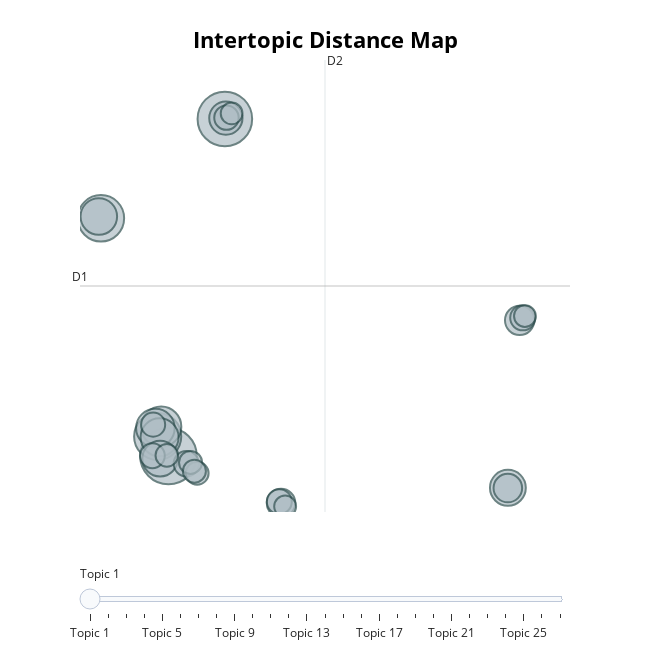

The code cell stored with this chart in its notebook:
### Code cell
topic_model.visualize_topics()

### Figure 1 — Plotly figure (JSON) as saved in the notebook; plotly's stock layout.template omitted (floating-point values rounded to 4 significant figures)
{"data": [{"customdata": [[1, "cluster | clusters | start | to | not", 520], [2, "genie genie | genie genie genie | genie | genie google | genie genie google", 484], [3, "job | jobs | failing | running | in", 361], [4, "sql | metastore | endpoint | query | sql endpoint", 349], [5, "2204110040000576 | 2205100040004471 | 2205110040001203 | 2204110040000576 private endpoint | 2204110040000576 private", 263], [6, "arr | sev | arr sev | job | sr", 242], [7, "spark | spark job | job | and | the spark", 235], [8, "delta | table | delta table | tables | delta live", 217], [9, "genie | genie access request | access request | request | genie access", 209], [10, "genie | to | cluster | job | databricks", 206], [11, "request genie | access request genie | request genie access | genie access request | access request", 180], [12, "s3 | aws | bucket | s3 bucket | to", 140], [13, "genie | ws | genie 2204080030001854 | 2204080030001854 | sub", 133], [14, "genie for | for | genie | 2202210050001736 | genie for 2202210050001736", 133], [15, "databricks cluster | cluster | databricks | clusters | cluster databricks", 104], [16, "workspace | workspaces | workspace workspace | to | new", 103], [17, "genie | genie2204220060001229 | genie2203280030003146 | genie 2204080030001854 genie | 2204080030001854 genie", 101], [18, "genie access sr | access sr | sr | genie access | access", 100], [19, "access genie | genie access genie | access genie access | genie access | access", 97], [20, "access request | request | access | css | css arr", 94], [21, "genie access arr | access arr | access arr sr | arr sr | sr", 86], [22, "mlflow | model | ganglia | mlflow model | metrics", 86], [23, "library | installation | install | module | python", 86], [24, "cluster | arr | cluster arr | failure | clusters", 83], [25, "10280a4477164c2a82381b1796d4fde3 | 2754134964726624 | 81b4ec93f52f41949ad957e636bcd0b6 | 2754134964726624 81b4ec93f52f41949ad957e636bcd0b6 | c450f3d1583c495fb5d30b38b99e70c0", 78], [26, "genie access | access | genie | 2203170040001201need genie access | 2203170040001201need genie", 77], [27, "account | user | users | login | password", 77]], "hovertemplate": "<b>Topic %{customdata[0]}</b><br>Words: %{customdata[1]}<br>Size: %{customdata[2]}", "legendgroup": "", "marker": {"color": "#B0BEC5", "line": {"color": "DarkSlateGrey", "width": 2}, "size": [520, 484, 361, 349, 263, 242, 235, 217, 209, 206, 180, 140, 133, 133, 104, 103, 101, 100, 97, 94, 86, 86, 86, 83, 78, 77, 77], "sizemode": "area", "sizeref": 0.325, "symbol": "circle"}, "mode": "markers", "name": "", "orientation": "v", "showlegend": false, "type": "scatter", "x": [-3.342, 0.03495, -3.989, -7.385, -3.776, -4.125, -3.874, -7.514, 16.99, -3.845, 0.09506, 17.69, 3.398, 16.98, -2.273, 17.88, 3.297, -4.305, 0.1312, -4.26, -1.626, -2.022, -1.789, -3.44, 3.645, 0.4397, 18.0], "xaxis": "x", "y": [0.9717, 25.57, 2.401, 18.32, 3.118, 3.017, 2.34, 18.45, -1.343, 0.7876, 25.63, 10.88, -2.455, -1.36, 0.4124, 11.06, -2.354, 0.9965, 25.67, 3.264, -0.2823, 0.5065, -0.1316, 1.022, -2.703, 25.97, 11.19], "yaxis": "y"}], "layout": {"annotations": [{"showarrow": false, "text": "D1", "x": -8.641, "y": 13.38, "yshift": 10}, {"showarrow": false, "text": "D2", "x": 6.032, "xshift": 10, "y": 29.87}], "height": 650, "hoverlabel": {"bgcolor": "white", "font": {"family": "Rockwell", "size": 16}}, "legend": {"itemsizing": "constant", "tracegroupgap": 0}, "margin": {"t": 60}, "shapes": [{"line": {"color": "#CFD8DC", "width": 2}, "type": "line", "x0": 6.032, "x1": 6.032, "y0": -3.109, "y1": 29.87}, {"line": {"color": "#9E9E9E", "width": 2}, "type": "line", "x0": -8.641, "x1": 20.71, "y0": 13.38, "y1": 13.38}], "sliders": [{"active": 0, "pad": {"t": 50}, "steps": [{"args": [{"marker.color": [["red", "#B0BEC5", "#B0BEC5", "#B0BEC5", "#B0BEC5", "#B0BEC5", "#B0BEC5", "#B0BEC5", "#B0BEC5", "#B0BEC5", "#B0BEC5", "#B0BEC5", "#B0BEC5", "#B0BEC5", "#B0BEC5", "#B0BEC5", "#B0BEC5", "#B0BEC5", "#B0BEC5", "#B0BEC5", "#B0BEC5", "#B0BEC5", "#B0BEC5", "#B0BEC5", "#B0BEC5", "#B0BEC5", "#B0BEC5"]]}], "label": "Topic 1", "method": "update"}, {"args": [{"marker.color": [["#B0BEC5", "red", "#B0BEC5", "#B0BEC5", "#B0BEC5", "#B0BEC5", "#B0BEC5", "#B0BEC5", "#B0BEC5", "#B0BEC5", "#B0BEC5", "#B0BEC5", "#B0BEC5", "#B0BEC5", "#B0BEC5", "#B0BEC5", "#B0BEC5", "#B0BEC5", "#B0BEC5", "#B0BEC5", "#B0BEC5", "#B0BEC5", "#B0BEC5", "#B0BEC5", "#B0BEC5", "#B0BEC5", "#B0BEC5"]]}], "label": "Topic 2", "method": "update"}, {"args": [{"marker.color": [["#B0BEC5", "#B0BEC5", "red", "#B0BEC5", "#B0BEC5", "#B0BEC5", "#B0BEC5", "#B0BEC5", "#B0BEC5", "#B0BEC5", "#B0BEC5", "#B0BEC5", "#B0BEC5", "#B0BEC5", "#B0BEC5", "#B0BEC5", "#B0BEC5", "#B0BEC5", "#B0BEC5", "#B0BEC5", "#B0BEC5", "#B0BEC5", "#B0BEC5", "#B0BEC5", "#B0BEC5", "#B0BEC5", "#B0BEC5"]]}], "label": "Topic 3", "method": "update"}, {"args": [{"marker.color": [["#B0BEC5", "#B0BEC5", "#B0BEC5", "red", "#B0BEC5", "#B0BEC5", "#B0BEC5", "#B0BEC5", "#B0BEC5", "#B0BEC5", "#B0BEC5", "#B0BEC5", "#B0BEC5", "#B0BEC5", "#B0BEC5", "#B0BEC5", "#B0BEC5", "#B0BEC5", "#B0BEC5", "#B0BEC5", "#B0BEC5", "#B0BEC5", "#B0BEC5", "#B0BEC5", "#B0BEC5", "#B0BEC5", "#B0BEC5"]]}], "label": "Topic 4", "method": "update"}, {"args": [{"marker.color": [["#B0BEC5", "#B0BEC5", "#B0BEC5", "#B0BEC5", "red", "#B0BEC5", "#B0BEC5", "#B0BEC5", "#B0BEC5", "#B0BEC5", "#B0BEC5", "#B0BEC5", "#B0BEC5", "#B0BEC5", "#B0BEC5", "#B0BEC5", "#B0BEC5", "#B0BEC5", "#B0BEC5", "#B0BEC5", "#B0BEC5", "#B0BEC5", "#B0BEC5", "#B0BEC5", "#B0BEC5", "#B0BEC5", "#B0BEC5"]]}], "label": "Topic 5", "method": "update"}, {"args": [{"marker.color": [["#B0BEC5", "#B0BEC5", "#B0BEC5", "#B0BEC5", "#B0BEC5", "red", "#B0BEC5", "#B0BEC5", "#B0BEC5", "#B0BEC5", "#B0BEC5", "#B0BEC5", "#B0BEC5", "#B0BEC5", "#B0BEC5", "#B0BEC5", "#B0BEC5", "#B0BEC5", "#B0BEC5", "#B0BEC5", "#B0BEC5", "#B0BEC5", "#B0BEC5", "#B0BEC5", "#B0BEC5", "#B0BEC5", "#B0BEC5"]]}], "label": "Topic 6", "method": "update"}, {"args": [{"marker.color": [["#B0BEC5", "#B0BEC5", "#B0BEC5", "#B0BEC5", "#B0BEC5", "#B0BEC5", "red", "#B0BEC5", "#B0BEC5", "#B0BEC5", "#B0BEC5", "#B0BEC5", "#B0BEC5", "#B0BEC5", "#B0BEC5", "#B0BEC5", "#B0BEC5", "#B0BEC5", "#B0BEC5", "#B0BEC5", "#B0BEC5", "#B0BEC5", "#B0BEC5", "#B0BEC5", "#B0BEC5", "#B0BEC5", "#B0BEC5"]]}], "label": "Topic 7", "method": "update"}, {"args": [{"marker.color": [["#B0BEC5", "#B0BEC5", "#B0BEC5", "#B0BEC5", "#B0BEC5", "#B0BEC5", "#B0BEC5", "red", "#B0BEC5", "#B0BEC5", "#B0BEC5", "#B0BEC5", "#B0BEC5", "#B0BEC5", "#B0BEC5", "#B0BEC5", "#B0BEC5", "#B0BEC5", "#B0BEC5", "#B0BEC5", "#B0BEC5", "#B0BEC5", "#B0BEC5", "#B0BEC5", "#B0BEC5", "#B0BEC5", "#B0BEC5"]]}], "label": "Topic 8", "method": "update"}, {"args": [{"marker.color": [["#B0BEC5", "#B0BEC5", "#B0BEC5", "#B0BEC5", "#B0BEC5", "#B0BEC5", "#B0BEC5", "#B0BEC5", "red", "#B0BEC5", "#B0BEC5", "#B0BEC5", "#B0BEC5", "#B0BEC5", "#B0BEC5", "#B0BEC5", "#B0BEC5", "#B0BEC5", "#B0BEC5", "#B0BEC5", "#B0BEC5", "#B0BEC5", "#B0BEC5", "#B0BEC5", "#B0BEC5", "#B0BEC5", "#B0BEC5"]]}], "label": "Topic 9", "method": "update"}, {"args": [{"marker.color": [["#B0BEC5", "#B0BEC5", "#B0BEC5", "#B0BEC5", "#B0BEC5", "#B0BEC5", "#B0BEC5", "#B0BEC5", "#B0BEC5", "red", "#B0BEC5", "#B0BEC5", "#B0BEC5", "#B0BEC5", "#B0BEC5", "#B0BEC5", "#B0BEC5", "#B0BEC5", "#B0BEC5", "#B0BEC5", "#B0BEC5", "#B0BEC5", "#B0BEC5", "#B0BEC5", "#B0BEC5", "#B0BEC5", "#B0BEC5"]]}], "label": "Topic 10", "method": "update"}, {"args": [{"marker.color": [["#B0BEC5", "#B0BEC5", "#B0BEC5", "#B0BEC5", "#B0BEC5", "#B0BEC5", "#B0BEC5", "#B0BEC5", "#B0BEC5", "#B0BEC5", "red", "#B0BEC5", "#B0BEC5", "#B0BEC5", "#B0BEC5", "#B0BEC5", "#B0BEC5", "#B0BEC5", "#B0BEC5", "#B0BEC5", "#B0BEC5", "#B0BEC5", "#B0BEC5", "#B0BEC5", "#B0BEC5", "#B0BEC5", "#B0BEC5"]]}], "label": "Topic 11", "method": "update"}, {"args": [{"marker.color": [["#B0BEC5", "#B0BEC5", "#B0BEC5", "#B0BEC5", "#B0BEC5", "#B0BEC5", "#B0BEC5", "#B0BEC5", "#B0BEC5", "#B0BEC5", "#B0BEC5", "red", "#B0BEC5", "#B0BEC5", "#B0BEC5", "#B0BEC5", "#B0BEC5", "#B0BEC5", "#B0BEC5", "#B0BEC5", "#B0BEC5", "#B0BEC5", "#B0BEC5", "#B0BEC5", "#B0BEC5", "#B0BEC5", "#B0BEC5"]]}], "label": "Topic 12", "method": "update"}, {"args": [{"marker.color": [["#B0BEC5", "#B0BEC5", "#B0BEC5", "#B0BEC5", "#B0BEC5", "#B0BEC5", "#B0BEC5", "#B0BEC5", "#B0BEC5", "#B0BEC5", "#B0BEC5", "#B0BEC5", "red", "#B0BEC5", "#B0BEC5", "#B0BEC5", "#B0BEC5", "#B0BEC5", "#B0BEC5", "#B0BEC5", "#B0BEC5", "#B0BEC5", "#B0BEC5", "#B0BEC5", "#B0BEC5", "#B0BEC5", "#B0BEC5"]]}], "label": "Topic 13", "method": "update"}, {"args": [{"marker.color": [["#B0BEC5", "#B0BEC5", "#B0BEC5", "#B0BEC5", "#B0BEC5", "#B0BEC5", "#B0BEC5", "#B0BEC5", "#B0BEC5", "#B0BEC5", "#B0BEC5", "#B0BEC5", "#B0BEC5", "red", "#B0BEC5", "#B0BEC5", "#B0BEC5", "#B0BEC5", "#B0BEC5", "#B0BEC5", "#B0BEC5", "#B0BEC5", "#B0BEC5", "#B0BEC5", "#B0BEC5", "#B0BEC5", "#B0BEC5"]]}], "label": "Topic 14", "method": "update"}, {"args": [{"marker.color": [["#B0BEC5", "#B0BEC5", "#B0BEC5", "#B0BEC5", "#B0BEC5", "#B0BEC5", "#B0BEC5", "#B0BEC5", "#B0BEC5", "#B0BEC5", "#B0BEC5", "#B0BEC5", "#B0BEC5", "#B0BEC5", "red", "#B0BEC5", "#B0BEC5", "#B0BEC5", "#B0BEC5", "#B0BEC5", "#B0BEC5", "#B0BEC5", "#B0BEC5", "#B0BEC5", "#B0BEC5", "#B0BEC5", "#B0BEC5"]]}], "label": "Topic 15", "method": "update"}, {"args": [{"marker.color": [["#B0BEC5", "#B0BEC5", "#B0BEC5", "#B0BEC5", "#B0BEC5", "#B0BEC5", "#B0BEC5", "#B0BEC5", "#B0BEC5", "#B0BEC5", "#B0BEC5", "#B0BEC5", "#B0BEC5", "#B0BEC5", "#B0BEC5", "red", "#B0BEC5", "#B0BEC5", "#B0BEC5", "#B0BEC5", "#B0BEC5", "#B0BEC5", "#B0BEC5", "#B0BEC5", "#B0BEC5", "#B0BEC5", "#B0BEC5"]]}], "label": "Topic 16", "method": "update"}, {"args": [{"marker.color": [["#B0BEC5", "#B0BEC5", "#B0BEC5", "#B0BEC5", "#B0BEC5", "#B0BEC5", "#B0BEC5", "#B0BEC5", "#B0BEC5", "#B0BEC5", "#B0BEC5", "#B0BEC5", "#B0BEC5", "#B0BEC5", "#B0BEC5", "#B0BEC5", "red", "#B0BEC5", "#B0BEC5", "#B0BEC5", "#B0BEC5", "#B0BEC5", "#B0BEC5", "#B0BEC5", "#B0BEC5", "#B0BEC5", "#B0BEC5"]]}], "label": "Topic 17", "method": "update"}, {"args": [{"marker.color": [["#B0BEC5", "#B0BEC5", "#B0BEC5", "#B0BEC5", "#B0BEC5", "#B0BEC5", "#B0BEC5", "#B0BEC5", "#B0BEC5", "#B0BEC5", "#B0BEC5", "#B0BEC5", "#B0BEC5", "#B0BEC5", "#B0BEC5", "#B0BEC5", "#B0BEC5", "red", "#B0BEC5", "#B0BEC5", "#B0BEC5", "#B0BEC5", "#B0BEC5", "#B0BEC5", "#B0BEC5", "#B0BEC5", "#B0BEC5"]]}], "label": "Topic 18", "method": "update"}, {"args": [{"marker.color": [["#B0BEC5", "#B0BEC5", "#B0BEC5", "#B0BEC5", "#B0BEC5", "#B0BEC5", "#B0BEC5", "#B0BEC5", "#B0BEC5", "#B0BEC5", "#B0BEC5", "#B0BEC5", "#B0BEC5", "#B0BEC5", "#B0BEC5", "#B0BEC5", "#B0BEC5", "#B0BEC5", "red", "#B0BEC5", "#B0BEC5", "#B0BEC5", "#B0BEC5", "#B0BEC5", "#B0BEC5", "#B0BEC5", "#B0BEC5"]]}], "label": "Topic 19", "method": "update"}, {"args": [{"marker.color": [["#B0BEC5", "#B0BEC5", "#B0BEC5", "#B0BEC5", "#B0BEC5", "#B0BEC5", "#B0BEC5", "#B0BEC5", "#B0BEC5", "#B0BEC5", "#B0BEC5", "#B0BEC5", "#B0BEC5", "#B0BEC5", "#B0BEC5", "#B0BEC5", "#B0BEC5", "#B0BEC5", "#B0BEC5", "red", "#B0BEC5", "#B0BEC5", "#B0BEC5", "#B0BEC5", "#B0BEC5", "#B0BEC5", "#B0BEC5"]]}], "label": "Topic 20", "method": "update"}, {"args": [{"marker.color": [["#B0BEC5", "#B0BEC5", "#B0BEC5", "#B0BEC5", "#B0BEC5", "#B0BEC5", "#B0BEC5", "#B0BEC5", "#B0BEC5", "#B0BEC5", "#B0BEC5", "#B0BEC5", "#B0BEC5", "#B0BEC5", "#B0BEC5", "#B0BEC5", "#B0BEC5", "#B0BEC5", "#B0BEC5", "#B0BEC5", "red", "#B0BEC5", "#B0BEC5", "#B0BEC5", "#B0BEC5", "#B0BEC5", "#B0BEC5"]]}], "label": "Topic 21", "method": "update"}, {"args": [{"marker.color": [["#B0BEC5", "#B0BEC5", "#B0BEC5", "#B0BEC5", "#B0BEC5", "#B0BEC5", "#B0BEC5", "#B0BEC5", "#B0BEC5", "#B0BEC5", "#B0BEC5", "#B0BEC5", "#B0BEC5", "#B0BEC5", "#B0BEC5", "#B0BEC5", "#B0BEC5", "#B0BEC5", "#B0BEC5", "#B0BEC5", "#B0BEC5", "red", "#B0BEC5", "#B0BEC5", "#B0BEC5", "#B0BEC5", "#B0BEC5"]]}], "label": "Topic 22", "method": "update"}, {"args": [{"marker.color": [["#B0BEC5", "#B0BEC5", "#B0BEC5", "#B0BEC5", "#B0BEC5", "#B0BEC5", "#B0BEC5", "#B0BEC5", "#B0BEC5", "#B0BEC5", "#B0BEC5", "#B0BEC5", "#B0BEC5", "#B0BEC5", "#B0BEC5", "#B0BEC5", "#B0BEC5", "#B0BEC5", "#B0BEC5", "#B0BEC5", "#B0BEC5", "#B0BEC5", "red", "#B0BEC5", "#B0BEC5", "#B0BEC5", "#B0BEC5"]]}], "label": "Topic 23", "method": "update"}, {"args": [{"marker.color": [["#B0BEC5", "#B0BEC5", "#B0BEC5", "#B0BEC5", "#B0BEC5", "#B0BEC5", "#B0BEC5", "#B0BEC5", "#B0BEC5", "#B0BEC5", "#B0BEC5", "#B0BEC5", "#B0BEC5", "#B0BEC5", "#B0BEC5", "#B0BEC5", "#B0BEC5", "#B0BEC5", "#B0BEC5", "#B0BEC5", "#B0BEC5", "#B0BEC5", "#B0BEC5", "red", "#B0BEC5", "#B0BEC5", "#B0BEC5"]]}], "label": "Topic 24", "method": "update"}, {"args": [{"marker.color": [["#B0BEC5", "#B0BEC5", "#B0BEC5", "#B0BEC5", "#B0BEC5", "#B0BEC5", "#B0BEC5", "#B0BEC5", "#B0BEC5", "#B0BEC5", "#B0BEC5", "#B0BEC5", "#B0BEC5", "#B0BEC5", "#B0BEC5", "#B0BEC5", "#B0BEC5", "#B0BEC5", "#B0BEC5", "#B0BEC5", "#B0BEC5", "#B0BEC5", "#B0BEC5", "#B0BEC5", "red", "#B0BEC5", "#B0BEC5"]]}], "label": "Topic 25", "method": "update"}, {"args": [{"marker.color": [["#B0BEC5", "#B0BEC5", "#B0BEC5", "#B0BEC5", "#B0BEC5", "#B0BEC5", "#B0BEC5", "#B0BEC5", "#B0BEC5", "#B0BEC5", "#B0BEC5", "#B0BEC5", "#B0BEC5", "#B0BEC5", "#B0BEC5", "#B0BEC5", "#B0BEC5", "#B0BEC5", "#B0BEC5", "#B0BEC5", "#B0BEC5", "#B0BEC5", "#B0BEC5", "#B0BEC5", "#B0BEC5", "red", "#B0BEC5"]]}], "label": "Topic 26", "method": "update"}, {"args": [{"marker.color": [["#B0BEC5", "#B0BEC5", "#B0BEC5", "#B0BEC5", "#B0BEC5", "#B0BEC5", "#B0BEC5", "#B0BEC5", "#B0BEC5", "#B0BEC5", "#B0BEC5", "#B0BEC5", "#B0BEC5", "#B0BEC5", "#B0BEC5", "#B0BEC5", "#B0BEC5", "#B0BEC5", "#B0BEC5", "#B0BEC5", "#B0BEC5", "#B0BEC5", "#B0BEC5", "#B0BEC5", "#B0BEC5", "#B0BEC5", "red"]]}], "label": "Topic 27", "method": "update"}]}], "title": {"font": {"color": "Black", "size": 22}, "text": "<b>Intertopic Distance Map", "x": 0.5, "xanchor": "center", "y": 0.95, "yanchor": "top"}, "width": 650, "xaxis": {"anchor": "y", "domain": [0, 1], "range": [-8.641, 20.71], "title": {"text": ""}, "visible": false}, "yaxis": {"anchor": "x", "domain": [0, 1], "range": [-3.109, 29.87], "title": {"text": ""}, "visible": false}}}
